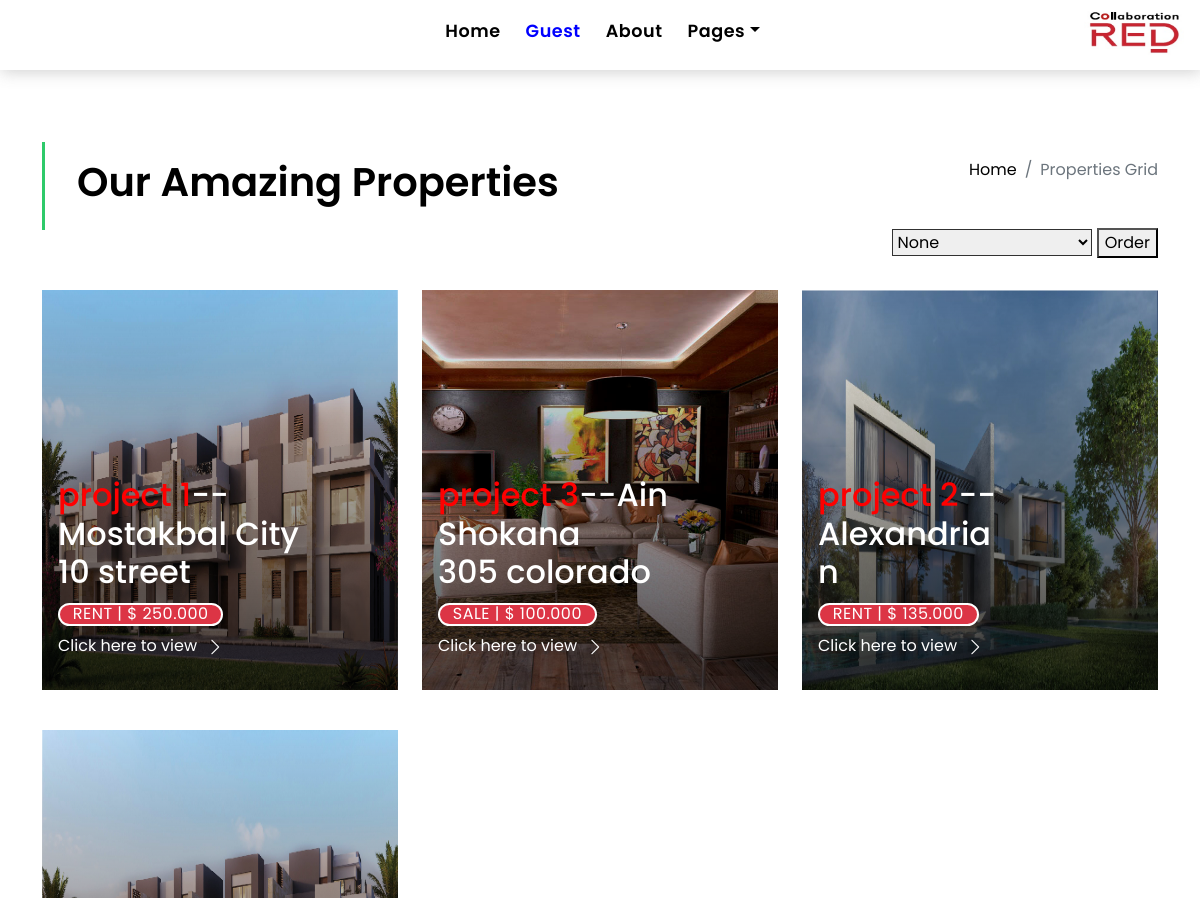
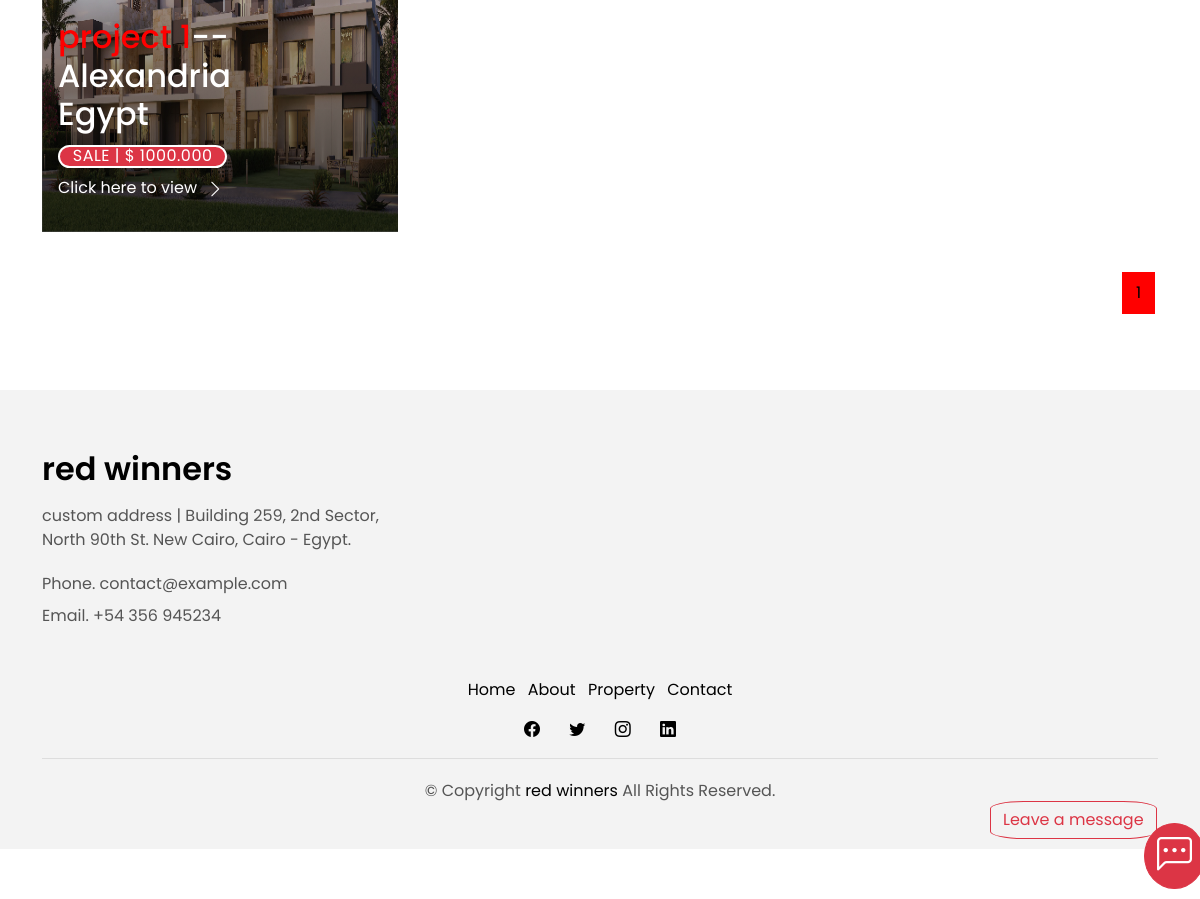
Page /show_single_company/4 on the committed database (2 pictures, top to bottom).
### houses/models.py (models this page shows, shortened)
class House(models.Model):
    status_choices = (
        (_("sale"), _("sale")),
        (_("rent"), _("rent")),
    )
    img = models.ImageField(_("img"),upload_to="images")
    type = models.CharField(max_length=50,choices=choices2,default="Apartment")
    address = models.CharField(_("address"),max_length=50)
    location = models.CharField(max_length=50,choices=choices3,null=True,blank=True)
    location_new = models.OneToOneField(Location,on_delete=models.CASCADE,null=True,blank=True)
    status = models.CharField(_("status"),max_length=100,choices=status_choices)
    area = models.IntegerField(_("area"),)
    beds = models.IntegerField(_("beds"),)
    bathrooms = models.IntegerField(_("bathrooms"),)
    garages = models.IntegerField(_("garages"),)
    price = models.IntegerField(_("price"),)
    description = models.TextField(_("description"),)
    amenities = models.ManyToManyField(Amenity,verbose_name=_("amenities"))
    company = models.ForeignKey('Company',on_delete=models.CASCADE,blank=True,null=True)
    project = models.ForeignKey('Project',on_delete=models.CASCADE,blank=True,null=True)
    number_of_installments = models.IntegerField(default=1)
    time_of_delivery = models.DateTimeField(null=True,blank=True)
    in_advance_price = models.IntegerField(default=0)

class Project(models.Model):
    name = models.CharField(max_length=500)
    company = models.ForeignKey(Company,on_delete=models.CASCADE,null=True,blank=True)
    type = models.CharField(max_length=50, choices=choices2, default="Apartment")
    location = models.CharField(max_length=500, choices=choices3,default='Ain Shokana')
    location_new = models.OneToOneField(Location, on_delete=models.CASCADE, null=True, blank=True)
    number_of_units = models.IntegerField(default=1)
    def __str__(self):
        return f"{self.name}"

### houses/views.py (the view)
# urls.py: path('show_single_company/<int:id>', views.show_single_company,name="show_single_company"),
def show_single_company(request,id):
    order_index = 0
    if request.method == "POST":
        order_index = request.POST["order_by"]
    else:
        order_index = request.GET.get("order_by")
    company = Company.objects.get(pk=id)
    houses = House.objects.all()
    all_houses_old = houses
    try:
        if order_index == "1":
            all_houses_old = all_houses_old.order_by("price")
            print("              1")
        if order_index == "2":
            all_houses_old = all_houses_old.order_by("-price")
            print("              2")
        if order_index == "3":
            all_houses_old = all_houses_old.order_by("area")
            print("              3")
        if order_index == "4":
            all_houses_old = all_houses_old.order_by("-area")
            print("              4")
        if order_index == "0":
            pass
    except Exception as inst:
        print("order_index does not exist yet")
        print(inst)
    all_houses = []
    for house in all_houses_old:
        if house.company == company:
            all_houses.append(house)
    paginator = Paginator(all_houses, 6)
    page_number = request.GET.get('page')
    page_obj = paginator.get_page(page_number)
    context = {"all_houses":all_houses,
               "order_value":order_index,
               "company":company,
               "page_obj":page_obj}
    return render(request,'houses/show_single_company.html',context)

### houses/templates/houses/show_single_company.html (shortened to what this page needs)
{% extends 'houses/base.html' %}
{% load static %}
{% block content %}
  <main id="main">
    <section class="intro-single" style="margin-bottom:150px;margin-top:-50px;">
      <div class="container">
        <div class="row">
          <div class="col-md-12 col-lg-8">
            <div class="title-single-box">
              <h1 class="title-single">Our Amazing Properties</h1>
            </div>
          </div>
          <div class="col-md-12 col-lg-4">
            <nav aria-label="breadcrumb" class="breadcrumb-box d-flex justify-content-lg-end">
              <ol class="breadcrumb">
                <li class="breadcrumb-item">
                  <a href="{% url 'home' %}">Home</a>
                </li>
                <li class="breadcrumb-item active" aria-current="page">
                  Properties Grid
                </li>
              </ol>
            </nav>
          </div>
        </div>
      </div>
    </section>
    <section style="margin-top:-200px;" class="property-grid grid">
      <div class="container">
        <div class="row">
          <div class="col-sm-12">
            <div class="grid-option">
                <form method="POST" action="?page=1&{{request.GET.urlencode}}">
                <select id="choices" name="order_by" class="custom-select">
                    <option selected value="0">None</option>
                </select>
                  <button id="order_this" value="submit">Order</button>
              </form>
            </div>
          </div>
{% for house in page_obj %}
          <div class="col-md-4">
            <div class="card-box-a card-shadow">
              <div class="img-box-a">
                <img src="{{house.img.url}}" alt="" class="img-a img-fluid" style="width:600px;height:400px;">
              </div>
              <div class="card-overlay">
                <div class="card-overlay-a-content">
                  <div class="card-header-a">
                    <h2 class="card-title-a">
                      <a href="{% url 'single' house.id %}"><span style="color:red;">{{house.project}}</span>--{{house.location}}
                        <br /> {{house.address}}</a>
                    </h2>
                  </div>
                  <div class="card-body-a">
                    <div class="price-box d-flex">
                      <span style="border:2px solid white;" class="price-a btn btn-danger">{{house.status}} | $ {{house.price}}.000</span>
                    </div>
                    <a href="{% url 'single' house.id %}" class="link-a">Click here to view
                      <span class="bi bi-chevron-right"></span>
                    </a>
                  </div>
                </div>
              </div>
            </div>
          </div>
            {% empty %}
            <h1 style="margin-top:-75px;color:red;text-align:center;">there are currently no houses in this project</h1>
{% endfor %}
        </div>
<div class="row">
          <div class="col-sm-12">
            <nav class="pagination-a">
        <ul class="pagination justify-content-end">
    {% for page in page_obj.paginator.page_range %}
          {% if page == page_obj.number %}
                <li class="page-item active">
                  <a class="page-link" href="?{{request.GET.urlencode}}&page={{page}}&order_by={{order_value}}">{{page}}</a>
                </li>
          {% else %}
          <li class="page-item">
                  <a class="page-link" href="?{{request.GET.urlencode}}&page={{page}}&order_by={{order_value}}">{{page}}</a>
                </li>
          {% endif %}
    {% endfor %}
              </ul>
            </nav>
          </div>
        </div>
      </div>
    </section>
  </main>
{% endblock %}

### houses/static/houses/assets/css/style.css (style rules this page uses)
body { font-family: "Poppins", sans-serif; color: #555555; }
h1, h2, h3, h4, h5, h6 { color: #000000; }
a { color: #000000; text-decoration: none; transition: all 0.5s ease; }
.link-a { text-decoration: none; color: #ffffff; text-decoration: none; }
@media (min-width: 768px) { .link-a { font-size: 0.9rem; } }
@media (min-width: 992px) { .link-a { font-size: 1rem; } }
.link-a span { font-size: 18px; vertical-align: middle; margin-left: 5px; }
@media (min-width: 768px) { .link-a span { font-size: 1.5rem; } }
@media (min-width: 992px) { .link-a span { font-size: 18px; } }
.pagination-a { text-decoration: none; }
.pagination-a .pagination .page-link { margin: 0 0.2rem; border-color: transparent; padding: 0.5rem 0.8rem; color: #000000; }
.pagination-a .pagination .page-item:last-child .page-link { border-top-right-radius: 0; border-bottom-right-radius: 0; }
.pagination-a .pagination .page-item:first-child .page-link { border-top-left-radius: 0; border-bottom-left-radius: 0; }
.pagination-a .pagination .page-item.active .page-link { background-color: red; }
.btn { transition: 0.5s ease; }
.intro-single { padding: 12rem 0 3rem; }
.intro-single .title-single-box { padding: 1rem 0 1rem 2rem; }
.intro-single .title-single-box { border-left: 3px solid #2eca6a; }
.intro-single .title-single-box .title-single { font-weight: 600; font-size: 2.2rem; }
@media (min-width: 768px) { .intro-single .title-single-box .title-single { font-size: 2.1rem; } }
@media (min-width: 992px) { .intro-single .title-single-box .title-single { font-size: 2.5rem; } }
.intro-single .breadcrumb-box { padding: 1rem 0 0 0.5rem; }
.intro-single .breadcrumb { background-color: transparent; padding-right: 0; padding-left: 0; }
.card-box-a span, .card-box-b span, .card-box-c span, .card-box-d span { line-height: 0; }
@media (min-width: 768px) { .grid .card-box-a, .grid .card-box-b, .grid .card-box-c, .grid .card-box-d { margin-bottom: 2.5rem; } }
.card-box-a, .card-box-b, .card-box-d { position: relative; overflow: hidden; -webkit-backface-visibility: hidden; backface-visibility: hidden; }
.card-box-a .img-a, .card-box-a .img-b, .card-box-b .img-a, .card-box-b .img-b { transition: 0.8s all ease-in-out; }
@media (min-width: 768px) { .card-box-a .price-a, .card-box-b .price-a { font-size: 0.9rem; } }
@media (min-width: 992px) { .card-box-a .price-a, .card-box-b .price-a { font-size: 1rem; } }
.card-overlay { position: absolute; width: 100%; height: 100%; top: 0; left: 0; }
.card-shadow { -webkit-backface-visibility: hidden; backface-visibility: hidden; }
.card-shadow:before { content: " "; position: absolute; top: 0; left: 0; width: 100%; height: 100%; z-index: 1; background: linear-gradient(to bottom, rgba(0, 0, 0, 0) 0%, rgba(0, 0, 0, 0.2) 27%, rgba(0, 0, 0, 0.65) 90%); }
.card-overlay-a-content { transition: all 0.5s ease-in; position: absolute; width: 100%; bottom: 0px; z-index: 2; }
@media (min-width: 768px) { .card-overlay-a-content { bottom: -20px; } }
@media (min-width: 992px) { .card-overlay-a-content { bottom: 0px; } }
.card-header-a { padding: 0 1rem; }
.card-header-a .card-title-a { color: #ffffff; margin-bottom: 0; padding-bottom: 0.7rem; }
@media (min-width: 768px) { .card-header-a .card-title-a { font-size: 1.3rem; } }
@media (min-width: 992px) { .card-header-a .card-title-a { font-size: 2rem; } }
.card-header-a .card-title-a a { color: #ffffff; text-decoration: none; }
.card-body-a { z-index: 2; transition: all 0.5s ease-in; padding: 0rem 1rem 2rem 1rem; }
.card-body-a .price-box { padding-bottom: 0.5rem; }
.price-a { color: #ffffff; padding: 0.6rem 0.8rem; border: 2px solid #2eca6a; border-radius: 50px; text-transform: uppercase; letter-spacing: 0.03em; }
.property-grid .grid-option { text-align: right; margin-bottom: 2rem; }
.property-grid .grid-option .custom-select { border-radius: 0; width: 200px; border-color: #313131; }
.property-grid .grid-option .custom-select option { border-color: #313131; }

### rows in the picture
House: img (picture), project "project 1", location "Mostakbal City", address "10 street", status "RENT", price "250"
House: img (picture), project "project 3", location "Ain Shokana", address "305 colorado", status "SALE", price "100"
House: img (picture), project "project 2", location "Alexandria", address "n", status "RENT", price "135"
House: img (picture), project "project 1", location "Alexandria", address "Egypt", status "SALE", price "1000"

### other values in the picture
{{ page }} "1"
